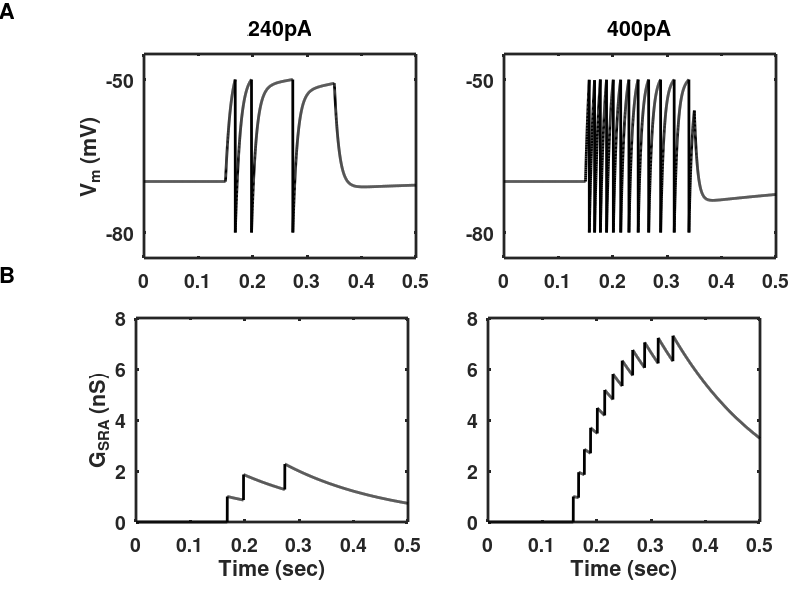

Write MATLAB code to recreate this figure.
% LIF_model_sra.m
% Simulates a leaky integrate-and-fire neuron, which receives a single
% 200ms current pulse on each trial to cause spiking.
% Pulses of two amplitudes are used.
% The simulation includes an additional potassium conductance to provide 
% spike-rate adaptation. 
%
%
% This code was used to produce Figure 2.5 in the textbook:
% "An Introductory Course in Computational Neuroscience"
% by Paul Miller, Brandeis University 2017
%
%%%%%%%%%%%%%%%%%%%%%%%%%%%%%%%%%%%%%%%%%%%%%%%%%%%%%%%%%%%%%%%%%%%%%%%%%%%
clear;                      % clear all old variables from memory
% Set up the default plotting parameters
set(0,'DefaultLineLineWidth',2,...
    'DefaultLineMarkerSize',8, ...
    'DefaultAxesLineWidth',2, ...
    'DefaultAxesFontSize',14,...
    'DefaultAxesFontWeight','Bold');
figure(1)
clf;

%% Simulation parameters
dt = 0.0001;                % time-step
t = 0:dt:0.5;               % vector of time-points
ton = 0.15;                 % time to begin applied current (onset)
toff = 0.35;                % time to end applied current (offset)
non = round(ton/dt);        % time-point index of current onset
noff = round(toff/dt);      % time-point index of current offset

%% Parameters for the LIF neuron
tau = 0.010;                % membrane time constant
E_L = -0.070;               % leak potential (also resting potential)
E_K = -0.080;               % potassium reversal potential (for refractory conductance)
Vth = -0.050;               % fixed threshold potential (to produce spike)
Vreset = -0.080;            % reset potential (post-spike)
Cm = 100e-12;               % total membrane capacitance
G_L = Cm/tau;               % total membrane conductance (leak conductance)

tsra = 0.200;               % time-constant for adaptation current
delta_G = 1e-9;             % potassium conductance increment per spike
Iapp = [240e-12 400e-12];   % Values of applied current to use
Ntrials = length(Iapp);     % Number of trials, one per applied current

%% Now loop through trials with different applied currents
for trial = 1:Ntrials;
    I = zeros(size(t));         % Initialize current to zero
    % Then generate the step current
    I(non:noff) = Iapp(trial)*ones(1,noff+1-non);
    V = E_L*ones(size(t));      % Initialize membrane potential
    spikes = zeros(size(t));    % Initialize vector of recorded spikes
    Gsra = zeros(size(t));      % Initialize adaptation conductance
    
    for i = 2:length(t)
        % Next line decays the adaptation conductance to zero        
        Gsra(i) = Gsra(i-1)*exp(-dt/tsra);
        % Next line calculates the steady state voltage directly from
        % the differential equation
        Vss = ( I(i) + G_L*E_L + Gsra(i)*E_K)/(G_L + Gsra(i));
        % Next line calculates the timescale for change in the membrane
        % potential
        taueff = Cm/(G_L+Gsra(i));
        % Next line updates the voltage using the exponential solution
        % for a first order linear ordinary differential equation
        V(i) = Vss + ( V(i-1)-Vss)*exp(-dt/taueff);
        
        if V(i) > Vth;              % if potential is above threshold
            spikes(i) = 1;          % record the spike at that time-point
            V(i) = Vreset;          % reset the potential
            Gsra(i) = Gsra(i) + delta_G;    % Update conductance for SRA
        end;
    end
    %% Integration through time is over
    % Now plot the membrane potential versus time
    
    figure(1)
    hold on;            % Prevents overwriting on the same subfigure
    % Next line positions each panel for each subfigure
    subplot('position',[0.45*trial-0.27 0.57 0.34 0.34])
    plot(t,1000*V,'k');      % Plot membrane potential versus time
    if ( trial == 1 )   % Label and mark y-axis for leftmost panels
        ylabel('V_m (mV)')
    end
    set(gca,'YTick',[-80 -50])
    axis([0 0.5 1000*(Vreset-0.005) 1000*(Vth+0.005)])
    if ( trial == 1)
        title('240pA')
    end
    if ( trial == 2)
        title('400pA')
    end
    
    % Lower subfigures plot adaptation conductance
    subplot('position',[0.44*trial-0.27 0.13 0.34 0.34])
    plot(t,Gsra*1e9,'k')
    xlabel('Time (sec)')
    if ( trial == 1 )
        ylabel('G_{SRA} (nS)')      % Y-label on left panel
    end
    
    axis([0 0.5 0 8e9*delta_G])     % Set x-range and y-range
    
end;        % End loop and go to next applied current

annotation('textbox',[0.00 0.97 0.02 0.02],'LineStyle','none', ...
    'FontSize',16,'FontWeight','Bold','String','A')
annotation('textbox',[0.00 0.53 0.02 0.02],'LineStyle','none', ...
    'FontSize',16,'FontWeight','Bold','String','B')
